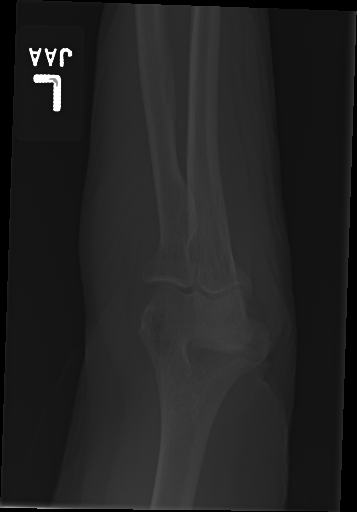
#> input picture augmented/180_rot/body_not_body_segmented/elbow/patient00011/study1_negative/image3.png, 357 x 512 px; its folder holds only this picture in this run
$ python augmentation_generation.py
#> lines starting #> are read from the running program, lines starting #| are printed output that depends on the picture
"""

This script creates a .csv file containing each xray image and its corresponding label in the training/validation set.
Re-run this script every time you add more images.

Author: Luke Farritor 11/4/20

"""
import copy
import os
from pathlib import Path
import pandas as pd
import PIL
from PIL import Image

csv_name = "images.csv"
source_folder_name = "body_not_body_segmented"
augmented_folder_name = "augmented"
unlabeled_ending = ".png"
labeled_ending = "-labeled.png"
augmentation_names = ["h_flip", "v_flip", "hv_flip", "90_rot", "180_rot", "270_rot", "h_shrink", "v_shrink"]

# todo: delete augmentation folders, run csv findings again, then generate augmentations again

def get_unaugmented_images():
    images = []
    # add unlabeled image paths to dictionary
    for path in Path(source_folder_name).rglob("*" + unlabeled_ending):
        if not str(path).endswith(labeled_ending):
            images.append(str(path))

    # find and add labeled image paths to corresponding unlabeled image in dict
    for path in Path(source_folder_name).rglob("*" + labeled_ending):
        corresponding_unlabeled = str(path)[:-len(labeled_ending)] + unlabeled_ending
        if corresponding_unlabeled in images:
            images.append(str(path))

    return images


source_images = get_unaugmented_images()

for i in source_images:
    img = Image.open(i)
#> img is the input picture: PIL image 357x512 L; min 0, max 255, mean 34
    for aug in augmentation_names:
        # load image directory
        dir = ".\\" + augmented_folder_name + "\\" + aug + "\\" + i
        os.makedirs(os.path.split(dir)[0], exist_ok=True)

        if aug == "h_flip":
            img_aug = img.transpose(PIL.Image.FLIP_LEFT_RIGHT)
        elif aug == "v_flip":
            img_aug = img.transpose(PIL.Image.FLIP_TOP_BOTTOM)
        elif aug == "hv_flip":
            img_aug = img.transpose(PIL.Image.FLIP_TOP_BOTTOM)
            img_aug = img.transpose(PIL.Image.FLIP_LEFT_RIGHT)
        elif aug == "90_rot":
            img_aug = img.transpose(PIL.Image.ROTATE_90)
        elif aug == "180_rot":
            img_aug = img.transpose(PIL.Image.ROTATE_180)
        elif aug == "270_rot":
            img_aug = img.transpose(PIL.Image.ROTATE_270)
        elif aug == "h_shrink":
            img_aug = img.resize((int(img.size[0] / 2), img.size[1]))
        elif aug == "v_shrink":
            img_aug = img.resize((img.size[0], int(img.size[1] / 2)))

        img_aug.save(dir)
#> this loop made 8 passes
#> pass 1, `img_aug = img.transpose(PIL.Image.FLIP_LEFT_RIGHT)`:
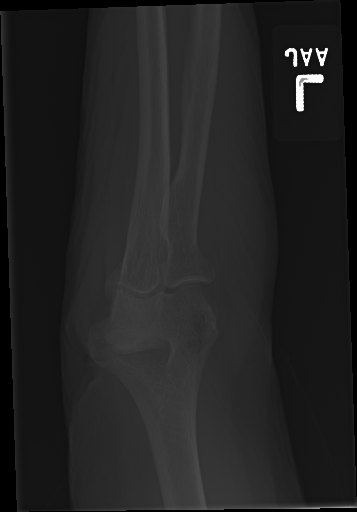
#> img_aug: PIL image 357x512 L; min 0, max 255, mean 34
#> pass 2, `img_aug = img.transpose(PIL.Image.FLIP_TOP_BOTTOM)`:
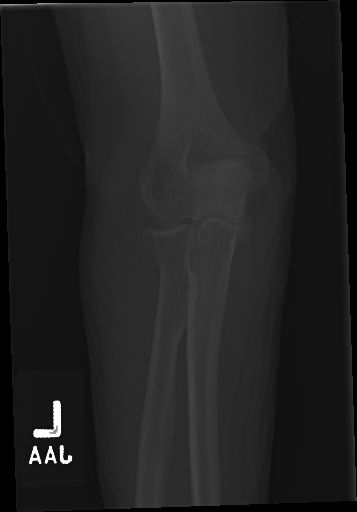
#> img_aug: PIL image 357x512 L; min 0, max 255, mean 34
#> after the loop:
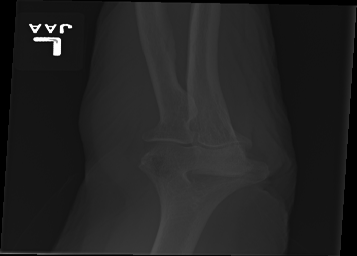
#> img_aug: PIL image 357x256 L; min 0, max 255, mean 34

$ run again, on augmented/90_rot/body_not_body_segmented/elbow/patient00280/study1_negative/image2.png
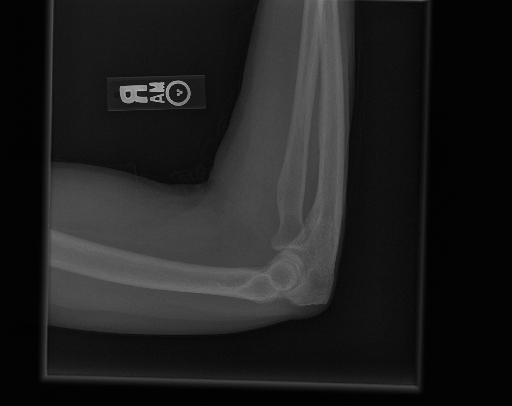
#> input picture augmented/90_rot/body_not_body_segmented/elbow/patient00280/study1_negative/image2.png, 512 x 406 px
#> img is the input picture: PIL image 512x406 RGB; min 1, max 185, mean 31.4
#> the loop `for aug in augmentation_names:` made 8 passes
#> pass 1, `img_aug = img.transpose(PIL.Image.FLIP_LEFT_RIGHT)`:
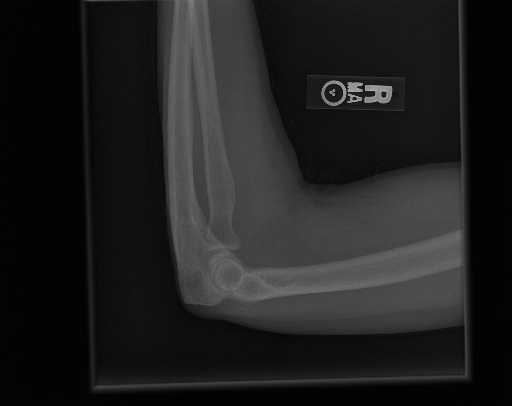
#> img_aug: PIL image 512x406 RGB; min 1, max 185, mean 31.4
#> after the loop `for aug in augmentation_names:`:
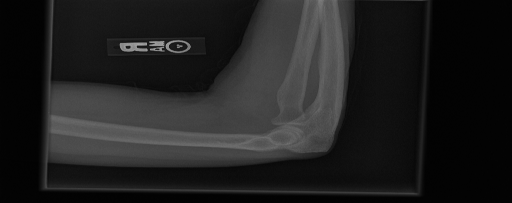
#> img_aug: PIL image 512x203 RGB; min 1, max 165, mean 31.4
